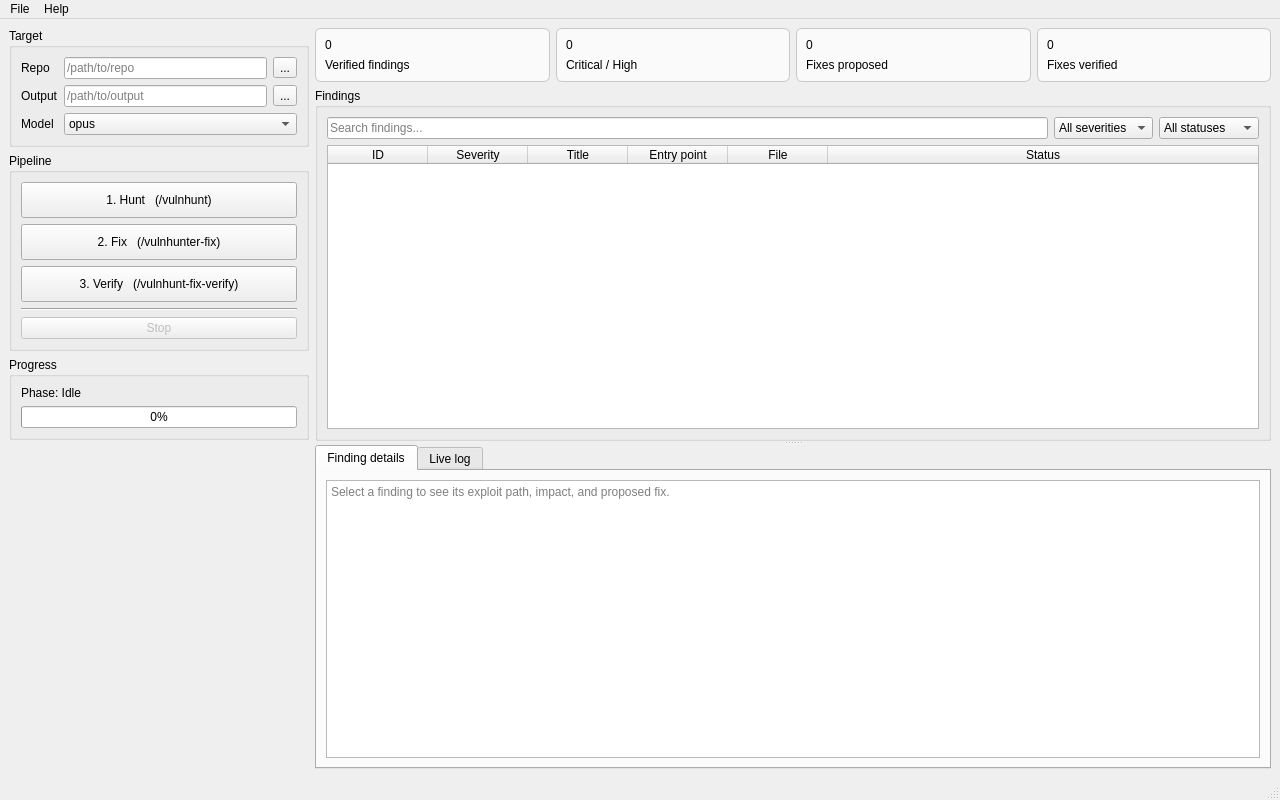
<?xml version="1.0" encoding="UTF-8"?>
<ui version="4.0">
 <class>MainWindow</class>
 <widget class="QMainWindow" name="MainWindow">
  <property name="geometry">
   <rect>
    <x>0</x>
    <y>0</y>
    <width>1280</width>
    <height>800</height>
   </rect>
  </property>
  <property name="windowTitle">
   <string>VulnHunter Dashboard</string>
  </property>
  <property name="styleSheet">
   <string notr="true">QFrame#frame_cardFindings, QFrame#frame_cardHigh, QFrame#frame_cardFixed, QFrame#frame_cardVerified {
    border: 1px solid #c8c8c8;
    border-radius: 6px;
    background: #fafafa;
}
QLabel[cardValue=&quot;true&quot;] { font-size: 22pt; font-weight: bold; }
QLabel[cardTitle=&quot;true&quot;] { color: #606060; }</string>
  </property>
  <widget class="QWidget" name="centralwidget">
   <layout class="QHBoxLayout" name="horizontalLayout_main">
    <item>
     <widget class="QFrame" name="frame_sidebar">
      <property name="minimumSize">
       <size>
        <width>300</width>
        <height>0</height>
       </size>
      </property>
      <property name="maximumSize">
       <size>
        <width>300</width>
        <height>16777215</height>
       </size>
      </property>
      <layout class="QVBoxLayout" name="verticalLayout_sidebar">
       <property name="leftMargin">
        <number>0</number>
       </property>
       <property name="topMargin">
        <number>0</number>
       </property>
       <property name="rightMargin">
        <number>0</number>
       </property>
       <property name="bottomMargin">
        <number>0</number>
       </property>
       <item>
        <widget class="QGroupBox" name="groupBox_target">
         <property name="title">
          <string>Target</string>
         </property>
         <layout class="QFormLayout" name="formLayout_target">
          <item row="0" column="0">
           <widget class="QLabel" name="label_repoPath">
            <property name="text">
             <string>Repo</string>
            </property>
           </widget>
          </item>
          <item row="0" column="1">
           <layout class="QHBoxLayout" name="horizontalLayout_repoPath">
            <item>
             <widget class="QLineEdit" name="lineEdit_repoPath">
              <property name="placeholderText">
               <string>/path/to/repo</string>
              </property>
             </widget>
            </item>
            <item>
             <widget class="QToolButton" name="toolButton_browseRepo">
              <property name="text">
               <string>...</string>
              </property>
             </widget>
            </item>
           </layout>
          </item>
          <item row="1" column="0">
           <widget class="QLabel" name="label_outDir">
            <property name="text">
             <string>Output</string>
            </property>
           </widget>
          </item>
          <item row="1" column="1">
           <layout class="QHBoxLayout" name="horizontalLayout_outDir">
            <item>
             <widget class="QLineEdit" name="lineEdit_outDir">
              <property name="placeholderText">
               <string>/path/to/output</string>
              </property>
             </widget>
            </item>
            <item>
             <widget class="QToolButton" name="toolButton_browseOut">
              <property name="text">
               <string>...</string>
              </property>
             </widget>
            </item>
           </layout>
          </item>
          <item row="2" column="0">
           <widget class="QLabel" name="label_model">
            <property name="text">
             <string>Model</string>
            </property>
           </widget>
          </item>
          <item row="2" column="1">
           <widget class="QComboBox" name="comboBox_model">
            <item>
             <property name="text">
              <string>opus</string>
             </property>
            </item>
           </widget>
          </item>
         </layout>
        </widget>
       </item>
       <item>
        <widget class="QGroupBox" name="groupBox_pipeline">
         <property name="title">
          <string>Pipeline</string>
         </property>
         <layout class="QVBoxLayout" name="verticalLayout_pipeline">
          <item>
           <widget class="QPushButton" name="pushButton_hunt">
            <property name="minimumSize">
             <size>
              <width>0</width>
              <height>36</height>
             </size>
            </property>
            <property name="text">
             <string>1. Hunt   (/vulnhunt)</string>
            </property>
           </widget>
          </item>
          <item>
           <widget class="QPushButton" name="pushButton_fix">
            <property name="minimumSize">
             <size>
              <width>0</width>
              <height>36</height>
             </size>
            </property>
            <property name="text">
             <string>2. Fix   (/vulnhunter-fix)</string>
            </property>
           </widget>
          </item>
          <item>
           <widget class="QPushButton" name="pushButton_verify">
            <property name="minimumSize">
             <size>
              <width>0</width>
              <height>36</height>
             </size>
            </property>
            <property name="text">
             <string>3. Verify   (/vulnhunt-fix-verify)</string>
            </property>
           </widget>
          </item>
          <item>
           <widget class="Line" name="line_pipeline">
            <property name="orientation">
             <enum>Qt::Orientation::Horizontal</enum>
            </property>
           </widget>
          </item>
          <item>
           <widget class="QPushButton" name="pushButton_stop">
            <property name="enabled">
             <bool>false</bool>
            </property>
            <property name="text">
             <string>Stop</string>
            </property>
           </widget>
          </item>
         </layout>
        </widget>
       </item>
       <item>
        <widget class="QGroupBox" name="groupBox_progress">
         <property name="title">
          <string>Progress</string>
         </property>
         <layout class="QVBoxLayout" name="verticalLayout_progress">
          <item>
           <widget class="QLabel" name="label_phase">
            <property name="text">
             <string>Phase: Idle</string>
            </property>
           </widget>
          </item>
          <item>
           <widget class="QProgressBar" name="progressBar_scan">
            <property name="value">
             <number>0</number>
            </property>
           </widget>
          </item>
         </layout>
        </widget>
       </item>
       <item>
        <spacer name="verticalSpacer_sidebar">
         <property name="orientation">
          <enum>Qt::Orientation::Vertical</enum>
         </property>
         <property name="sizeHint" stdset="0">
          <size>
           <width>20</width>
           <height>40</height>
          </size>
         </property>
        </spacer>
       </item>
      </layout>
     </widget>
    </item>
    <item>
     <layout class="QVBoxLayout" name="verticalLayout_content">
      <item>
       <layout class="QHBoxLayout" name="horizontalLayout_cards">
        <item>
         <widget class="QFrame" name="frame_cardFindings">
          <property name="frameShape">
           <enum>QFrame::Shape::StyledPanel</enum>
          </property>
          <layout class="QVBoxLayout" name="verticalLayout_cardFindings">
           <item>
            <widget class="QLabel" name="label_findingsValue">
             <property name="text">
              <string>0</string>
             </property>
             <property name="cardValue" stdset="0">
              <bool>true</bool>
             </property>
            </widget>
           </item>
           <item>
            <widget class="QLabel" name="label_findingsTitle">
             <property name="text">
              <string>Verified findings</string>
             </property>
             <property name="cardTitle" stdset="0">
              <bool>true</bool>
             </property>
            </widget>
           </item>
          </layout>
         </widget>
        </item>
        <item>
         <widget class="QFrame" name="frame_cardHigh">
          <property name="frameShape">
           <enum>QFrame::Shape::StyledPanel</enum>
          </property>
          <layout class="QVBoxLayout" name="verticalLayout_cardHigh">
           <item>
            <widget class="QLabel" name="label_highValue">
             <property name="text">
              <string>0</string>
             </property>
             <property name="cardValue" stdset="0">
              <bool>true</bool>
             </property>
            </widget>
           </item>
           <item>
            <widget class="QLabel" name="label_highTitle">
             <property name="text">
              <string>Critical / High</string>
             </property>
             <property name="cardTitle" stdset="0">
              <bool>true</bool>
             </property>
            </widget>
           </item>
          </layout>
         </widget>
        </item>
        <item>
         <widget class="QFrame" name="frame_cardFixed">
          <property name="frameShape">
           <enum>QFrame::Shape::StyledPanel</enum>
          </property>
          <layout class="QVBoxLayout" name="verticalLayout_cardFixed">
           <item>
            <widget class="QLabel" name="label_fixedValue">
             <property name="text">
              <string>0</string>
             </property>
             <property name="cardValue" stdset="0">
              <bool>true</bool>
             </property>
            </widget>
           </item>
           <item>
            <widget class="QLabel" name="label_fixedTitle">
             <property name="text">
              <string>Fixes proposed</string>
             </property>
             <property name="cardTitle" stdset="0">
              <bool>true</bool>
             </property>
            </widget>
           </item>
          </layout>
         </widget>
        </item>
        <item>
         <widget class="QFrame" name="frame_cardVerified">
          <property name="frameShape">
           <enum>QFrame::Shape::StyledPanel</enum>
          </property>
          <layout class="QVBoxLayout" name="verticalLayout_cardVerified">
           <item>
            <widget class="QLabel" name="label_verifiedValue">
             <property name="text">
              <string>0</string>
             </property>
             <property name="cardValue" stdset="0">
              <bool>true</bool>
             </property>
            </widget>
           </item>
           <item>
            <widget class="QLabel" name="label_verifiedTitle">
             <property name="text">
              <string>Fixes verified</string>
             </property>
             <property name="cardTitle" stdset="0">
              <bool>true</bool>
             </property>
            </widget>
           </item>
          </layout>
         </widget>
        </item>
       </layout>
      </item>
      <item>
       <widget class="QSplitter" name="splitter_main">
        <property name="orientation">
         <enum>Qt::Orientation::Vertical</enum>
        </property>
        <widget class="QGroupBox" name="groupBox_findings">
         <property name="title">
          <string>Findings</string>
         </property>
         <layout class="QVBoxLayout" name="verticalLayout_findings">
          <item>
           <layout class="QHBoxLayout" name="horizontalLayout_filter">
            <item>
             <widget class="QLineEdit" name="lineEdit_search">
              <property name="placeholderText">
               <string>Search findings...</string>
              </property>
              <property name="clearButtonEnabled">
               <bool>true</bool>
              </property>
             </widget>
            </item>
            <item>
             <widget class="QComboBox" name="comboBox_severity">
              <item>
               <property name="text">
                <string>All severities</string>
               </property>
              </item>
              <item>
               <property name="text">
                <string>Critical</string>
               </property>
              </item>
              <item>
               <property name="text">
                <string>High</string>
               </property>
              </item>
              <item>
               <property name="text">
                <string>Medium</string>
               </property>
              </item>
              <item>
               <property name="text">
                <string>Low</string>
               </property>
              </item>
             </widget>
            </item>
            <item>
             <widget class="QComboBox" name="comboBox_status">
              <item>
               <property name="text">
                <string>All statuses</string>
               </property>
              </item>
              <item>
               <property name="text">
                <string>Open</string>
               </property>
              </item>
              <item>
               <property name="text">
                <string>Fix proposed</string>
               </property>
              </item>
              <item>
               <property name="text">
                <string>Verified</string>
               </property>
              </item>
             </widget>
            </item>
           </layout>
          </item>
          <item>
           <widget class="QTableWidget" name="tableWidget_findings">
            <property name="editTriggers">
             <set>QAbstractItemView::EditTrigger::NoEditTriggers</set>
            </property>
            <property name="alternatingRowColors">
             <bool>true</bool>
            </property>
            <property name="selectionMode">
             <enum>QAbstractItemView::SelectionMode::SingleSelection</enum>
            </property>
            <property name="selectionBehavior">
             <enum>QAbstractItemView::SelectionBehavior::SelectRows</enum>
            </property>
            <property name="sortingEnabled">
             <bool>true</bool>
            </property>
            <attribute name="horizontalHeaderStretchLastSection">
             <bool>true</bool>
            </attribute>
            <attribute name="verticalHeaderVisible">
             <bool>false</bool>
            </attribute>
            <column>
             <property name="text">
              <string>ID</string>
             </property>
            </column>
            <column>
             <property name="text">
              <string>Severity</string>
             </property>
            </column>
            <column>
             <property name="text">
              <string>Title</string>
             </property>
            </column>
            <column>
             <property name="text">
              <string>Entry point</string>
             </property>
            </column>
            <column>
             <property name="text">
              <string>File</string>
             </property>
            </column>
            <column>
             <property name="text">
              <string>Status</string>
             </property>
            </column>
           </widget>
          </item>
         </layout>
        </widget>
        <widget class="QTabWidget" name="tabWidget_bottom">
         <property name="currentIndex">
          <number>0</number>
         </property>
         <widget class="QWidget" name="tab_details">
          <attribute name="title">
           <string>Finding details</string>
          </attribute>
          <layout class="QVBoxLayout" name="verticalLayout_details">
           <item>
            <widget class="QTextBrowser" name="textBrowser_details">
             <property name="placeholderText">
              <string>Select a finding to see its exploit path, impact, and proposed fix.</string>
             </property>
            </widget>
           </item>
          </layout>
         </widget>
         <widget class="QWidget" name="tab_log">
          <attribute name="title">
           <string>Live log</string>
          </attribute>
          <layout class="QVBoxLayout" name="verticalLayout_log">
           <item>
            <widget class="QPlainTextEdit" name="plainTextEdit_log">
             <property name="readOnly">
              <bool>true</bool>
             </property>
             <property name="placeholderText">
              <string>Scanner output will stream here.</string>
             </property>
            </widget>
           </item>
          </layout>
         </widget>
        </widget>
       </widget>
      </item>
     </layout>
    </item>
   </layout>
  </widget>
  <widget class="QMenuBar" name="menubar">
   <property name="geometry">
    <rect>
     <x>0</x>
     <y>0</y>
     <width>1280</width>
     <height>22</height>
    </rect>
   </property>
   <widget class="QMenu" name="menuFile">
    <property name="title">
     <string>File</string>
    </property>
    <addaction name="actionOpenRepo"/>
    <addaction name="actionOpenReport"/>
    <addaction name="separator"/>
    <addaction name="actionExport"/>
    <addaction name="separator"/>
    <addaction name="actionExit"/>
   </widget>
   <widget class="QMenu" name="menuHelp">
    <property name="title">
     <string>Help</string>
    </property>
    <addaction name="actionAbout"/>
   </widget>
   <addaction name="menuFile"/>
   <addaction name="menuHelp"/>
  </widget>
  <widget class="QStatusBar" name="statusbar"/>
  <action name="actionOpenRepo">
   <property name="text">
    <string>Open Repo...</string>
   </property>
  </action>
  <action name="actionOpenReport">
   <property name="text">
    <string>Open Report...</string>
   </property>
  </action>
  <action name="actionExport">
   <property name="text">
    <string>Export Findings...</string>
   </property>
  </action>
  <action name="actionExit">
   <property name="text">
    <string>Exit</string>
   </property>
  </action>
  <action name="actionAbout">
   <property name="text">
    <string>About</string>
   </property>
  </action>
 </widget>
 <resources/>
 <connections/>
</ui>
